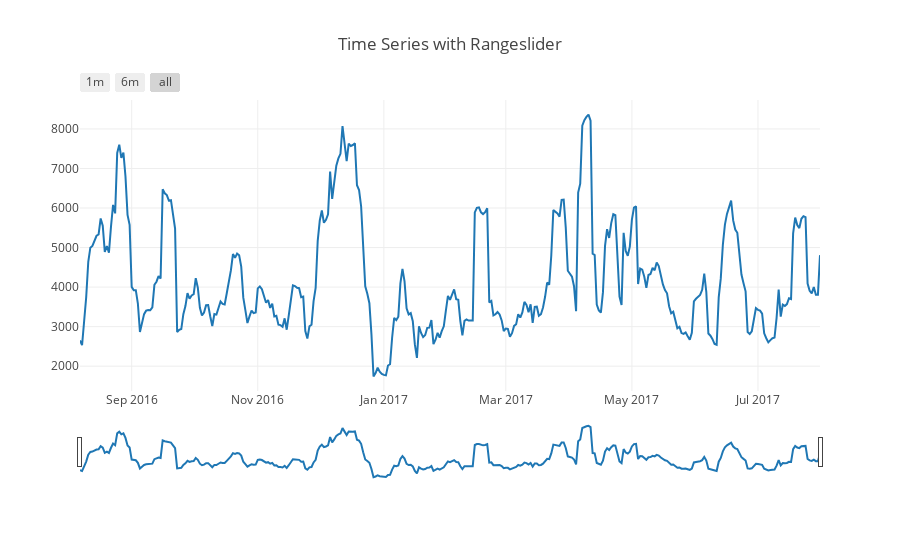

The notebook cell this image was saved under:
### Markdown cell above
# Forecasting with Prophet

### Code cell
data = [go.Scatter(x=revenue.ds, 
               y=revenue.y, 
               name = 'Daily Rolling Revenue',
               mode = 'lines',
              )]

layout = dict(
    title='Time Series with Rangeslider',
    xaxis=dict(
        rangeselector=dict(
            buttons=list([
                dict(count=1,
                     label='1m',
                     step='month',
                     stepmode='backward'),
                dict(count=6,
                     label='6m',
                     step='month',
                     stepmode='backward'),
                dict(step='all')
            ])
        ),
        rangeslider=dict(
            visible = True
        ),
        type='date'
    )
)

fig = dict(data=data, layout=layout)
plotly.offline.iplot(fig, filename = "Time Series with Rangeslider")

### Figure 1 — Plotly figure (JSON) as saved in the notebook; plotly's stock layout.template omitted (floating-point values rounded to 4 significant figures; data arrays with more than 128 entries replaced by an {"elided": "..."} marker saying what was removed)
{"data": [{"mode": "lines", "name": "Daily Rolling Revenue", "type": "scatter", "uid": "9b9aeb52-d8f0-11e8-adf5-a45e60cb1c79", "x": {"elided": "359 str values"}, "y": {"elided": "359 float values"}}], "layout": {"title": "Time Series with Rangeslider", "xaxis": {"rangeselector": {"buttons": [{"count": 1, "label": "1m", "step": "month", "stepmode": "backward"}, {"count": 6, "label": "6m", "step": "month", "stepmode": "backward"}, {"step": "all"}]}, "rangeslider": {"visible": true}, "type": "date"}}}
